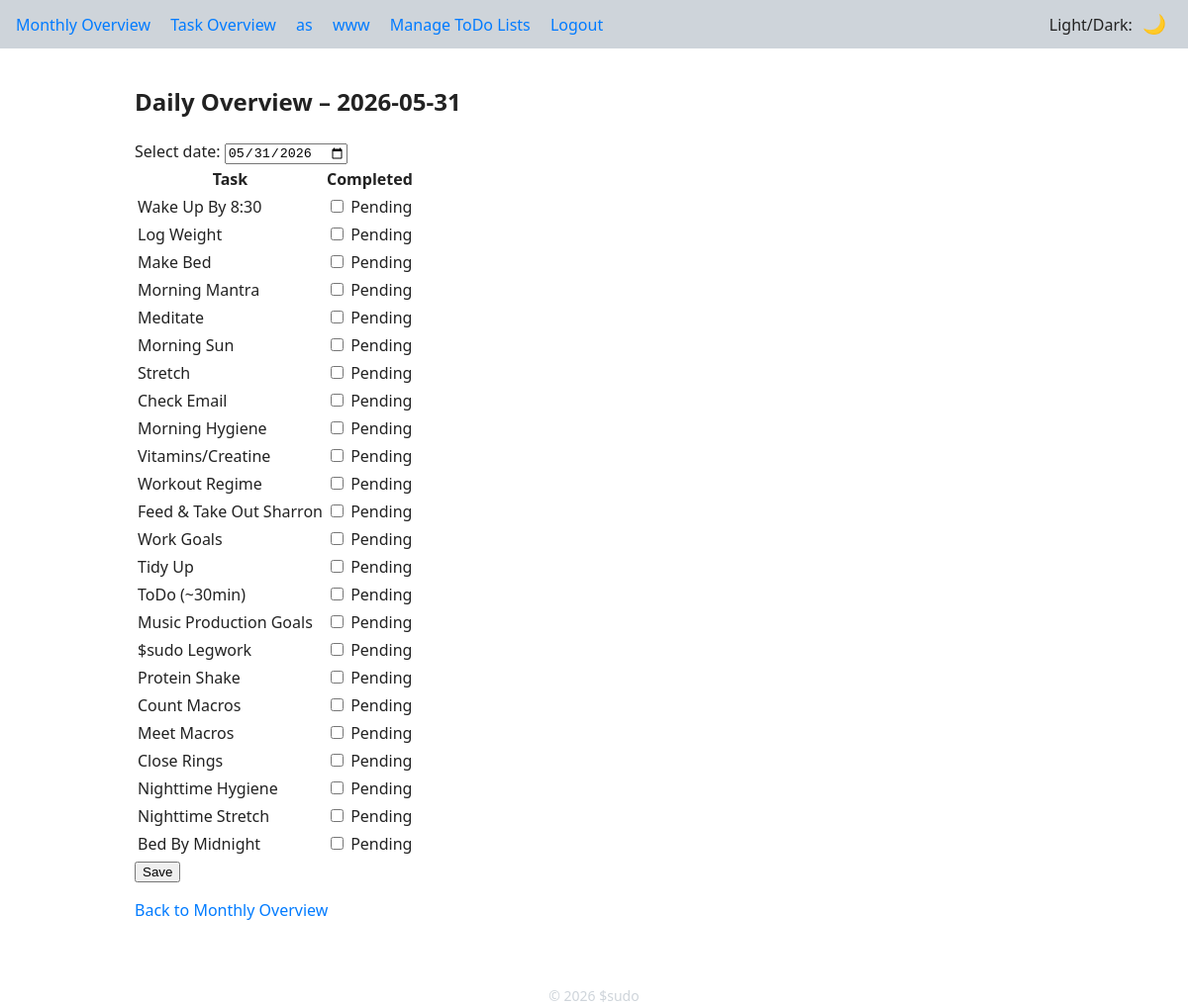
The app's page /daily (signed in) with its own data.
### app/models.py (models this page shows)
class TodoList(db.Model):
    __tablename__ = 'todo_lists'
    id = db.Column(db.Integer, primary_key=True)
    user_id = db.Column(db.Integer, db.ForeignKey('users.id'), nullable=False)
    name = db.Column(db.String(200), nullable=False)
    items = db.relationship(
        'TodoItem',
        backref='todo_list',
        lazy='dynamic',
        cascade='all, delete-orphan',
    )

class TaskList(db.Model):
    __tablename__ = 'task_lists'
    id = db.Column(db.Integer, primary_key=True)
    user_id = db.Column(db.Integer, db.ForeignKey('users.id'), nullable=False)
    name = db.Column(db.String(200), nullable=False)
    position = db.Column(db.Integer, nullable=False, default=0)
    start_date = db.Column(db.Date, nullable=False)  # <-- new
    end_date = db.Column(db.Date, nullable=True)     # <-- new

### app/routes/tasks.py (the view, shortened to what this page needs)
@bp.route("/daily", methods=["GET", "POST"])
@login_required
def daily():
    date_str = request.args.get("date")
    if not date_str:
        date_str = date.today().isoformat()
    try:
        date.fromisoformat(date_str)
    except ValueError:
        return redirect(url_for("main.monthly"))
    statuses = get_daily_status(current_user, date_str)
    day_obj = date.fromisoformat(date_str)
    active_tasks = (
        TaskList.query.filter_by(user_id=current_user.id)
        .filter(TaskList.start_date <= day_obj)
        .filter(
            (TaskList.end_date == None) | (TaskList.end_date > day_obj)
        )
        .order_by(TaskList.position)
        .all()
    )
    task_names = [t.name for t in active_tasks]
    return render_template(
        "tasks/daily.html",
        date=date_str,
        tasks=task_names,
        statuses=statuses,
    )

### app/helpers.py (called while the page is built)
def get_daily_status(user, date_str):
    day_obj = date.fromisoformat(date_str)
    tasks = (
        TaskList.query.filter_by(user_id=user.id)
        .filter(TaskList.start_date <= day_obj)
        .filter((TaskList.end_date == None) | (TaskList.end_date > day_obj))
        .order_by(TaskList.position)
        .all()
    )
    status_map = {t.name: False for t in tasks}
    for dt in DailyTask.query.filter_by(user_id=user.id, date=day_obj).all():
        task_name = TaskList.query.get(dt.task_id).name
        status_map[task_name] = dt.status
    return status_map

### app/models.py (called while the page is built)
@login_manager.user_loader
def load_user(user_id: str):
    return User.query.get(int(user_id))

### app/templates/tasks/daily.html (shortened to what this page needs)
{% extends "base.html" %}
{% block content %}
<h2>Daily Overview – {{ date }}</h2>
<form method="get" action="{{ url_for('main.daily') }}">
    <label for="date-select">Select date:</label>
    <input type="date" id="date-select" name="date" value="{{ date }}" onchange="this.form.submit()">
</form>
<form method="post" action="{{ url_for('main.daily', date=date) }}">
    <table class="task-table">
        <thead>
            <tr>
                <th>Task</th>
                <th>Completed</th>
            </tr>
        </thead>
        <tbody>
            {% for task in tasks %}
            <tr>
                <td>{{ task }}</td>
                <td>
                    <input type="checkbox" name="task_{{ loop.index0 }}"
                           id="task_{{ loop.index0 }}"
                           {% if statuses[task] %}checked{% endif %}>
                    <label for="task_{{ loop.index0 }}">
                        {% if statuses[task] %}Done{% else %}Pending{% endif %}
                    </label>
                </td>
            </tr>
            {% endfor %}
        </tbody>
    </table>
    <button type="submit">Save</button>
</form>
<p><a href="{{ url_for('main.monthly') }}">Back to Monthly Overview</a></p>
{% endblock %}

### app/templates/base.html (shortened to what this page needs)
<!DOCTYPE html>
<html lang="en" data-theme="light">
<head>
  <link rel="stylesheet" href="{{ url_for('static', filename='css/style.css') }}">
</head>
<body>
  <nav class="navbar">
    <div class="nav-left">
      {% if current_user.is_authenticated %}
        <a href="{{ url_for('main.monthly') }}">Monthly Overview</a>
        <a href="{{ url_for('main.task_overview') }}">Task Overview</a>
        {% for todo in todo_lists %}
          <a href="{{ url_for('main.todolist', list_id=todo.id) }}">{{ todo.name }}</a>
        {% endfor %}
        <a href="{{ url_for('main.todolists') }}">Manage ToDo Lists</a>
        <a href="{{ url_for('main.logout') }}">Logout</a>
      {% else %}
        <a href="{{ url_for('main.login') }}">Login</a>
        <a href="{{ url_for('main.register') }}">Register</a>
      {% endif %}
    </div>
    <div class="nav-right">Light/Dark:
      <button id="theme-toggle" class="theme-toggle" title="Toggle light/dark theme">🌙</button>
    </div>
  </nav>
  {% block wrapper %}
    <div class="container">{% block content %}{% endblock %}</div>
  {% endblock %}
  <footer>
    © {{ current_year }} $sudo
  </footer>
</body>
</html>

### app/static/css/style.css (style rules this page uses)
:root { --bg: #ffffff; --text: #222222; --accent: #007bff; --danger: #dc3545; --success: #28a745; --warning: #ffc107; --border: #ced4da; --border-radius: 4px; --font-family: system-ui, sans-serif; }
html, body { margin: 0; padding: 0; font-family: var(--font-family); background: var(--bg); color: var(--text); line-height: 1.5; }
*, *::before, *::after { box-sizing: border-box; }
a { color: var(--accent); text-decoration: none; }
.navbar { display: flex; justify-content: space-between; align-items: center; padding: .75rem 1rem; background: var(--border); }
.nav-left a { margin-right: 1rem; }
.theme-toggle { background: none; border: none; font-size: 1.2rem; cursor: pointer; color: var(--text); }
.container { max-width: 960px; margin: 0 auto; padding: 1rem; }
footer { text-align: center; margin-top: 2rem; color: var(--border); font-size: .875rem; }

### records on screen
TodoList: name "as"
TodoList: name "www"
TaskList: name "Wake Up By 8:30", shows "Pending"
TaskList: name "Log Weight", shows "Pending"
TaskList: name "Make Bed", shows "Pending"
TaskList: name "Morning Mantra", shows "Pending"
TaskList: name "Meditate", shows "Pending"
TaskList: name "Morning Sun", shows "Pending"
TaskList: name "Stretch", shows "Pending"
TaskList: name "Check Email", shows "Pending"
TaskList: name "Morning Hygiene", shows "Pending"
TaskList: name "Vitamins/Creatine", shows "Pending"
TaskList: name "Workout Regime", shows "Pending"
TaskList: name "Feed & Take Out Sharron", shows "Pending"
TaskList: name "Work Goals", shows "Pending"
TaskList: name "Tidy Up", shows "Pending"
TaskList: name "ToDo (~30min)", shows "Pending"
TaskList: name "Music Production Goals", shows "Pending"
TaskList: name "$sudo Legwork", shows "Pending"
TaskList: name "Protein Shake", shows "Pending"
TaskList: name "Count Macros", shows "Pending"
TaskList: name "Meet Macros", shows "Pending"
TaskList: name "Close Rings", shows "Pending"
TaskList: name "Nighttime Hygiene", shows "Pending"
TaskList: name "Nighttime Stretch", shows "Pending"
TaskList: name "Bed By Midnight", shows "Pending"

### other values on screen
{{ date }} "2026-05-31"
{{ current_year }} "2026"
